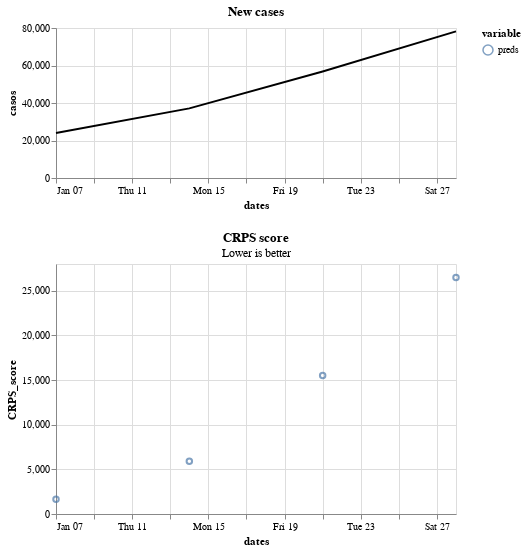

The notebook cell saved with this chart:
### Code cell
score.plot_crps()

### Figure 1 — Vega-Lite specification as saved in the notebook (floating-point values rounded to 4 significant figures)
{"config": {"view": {"continuousWidth": 300, "continuousHeight": 300}}, "vconcat": [{"data": {"name": "data-29ecc38660171da64425f75f631aaee5"}, "mark": {"type": "line"}, "encoding": {"color": {"value": "black"}, "x": {"field": "dates", "type": "temporal"}, "y": {"field": "casos", "type": "quantitative"}}, "height": 150, "title": "New cases", "width": 400}, {"layer": [{"mark": {"type": "point", "filled": false}, "encoding": {"color": {"field": "variable", "legend": {"legendX": 100}, "type": "nominal"}, "x": {"field": "dates", "type": "temporal"}, "y": {"field": "CRPS_score", "type": "quantitative"}}}, {"mark": {"type": "point"}, "encoding": {"color": {"field": "variable", "legend": {"legendX": 100}, "type": "nominal"}, "opacity": {"condition": {"param": "param_2", "value": 1, "empty": false}, "value": 0}, "x": {"field": "dates", "type": "temporal"}, "y": {"field": "CRPS_score", "type": "quantitative"}}}, {"mark": {"type": "rule", "color": "gray"}, "encoding": {"opacity": {"condition": {"param": "param_2", "value": 0.3, "empty": false}, "value": 0}, "tooltip": [{"field": "dates", "title": "Date", "type": "temporal"}, {"field": "preds", "format": ".2f", "type": "quantitative"}], "x": {"field": "dates", "type": "temporal"}}, "name": "view_2", "transform": [{"pivot": "variable", "value": "CRPS_score", "groupby": ["dates"]}]}], "data": {"name": "data-b2ecd0c075bc0001200cb1f7c8ee7d8c"}, "height": 250, "title": {"text": "CRPS score", "subtitle": "Lower is better"}, "width": 400}], "params": [{"name": "param_2", "select": {"type": "point", "fields": ["dates"], "nearest": true, "on": "pointerover"}, "views": ["view_2"]}], "$schema": "https://vega.github.io/schema/vega-lite/v5.17.0.json", "datasets": {"data-29ecc38660171da64425f75f631aaee5": [{"dates": "2024-01-07T00:00:00", "casos": 24030.0, "legend": "Data"}, {"dates": "2024-01-14T00:00:00", "casos": 37130.0, "legend": "Data"}, {"dates": "2024-01-21T00:00:00", "casos": 56830.0, "legend": "Data"}, {"dates": "2024-01-28T00:00:00", "casos": 78220.0, "legend": "Data"}], "data-b2ecd0c075bc0001200cb1f7c8ee7d8c": [{"dates": "2024-01-07T00:00:00", "variable": "preds", "CRPS_score": 1658.0}, {"dates": "2024-01-14T00:00:00", "variable": "preds", "CRPS_score": 5903.0}, {"dates": "2024-01-21T00:00:00", "variable": "preds", "CRPS_score": 15510.0}, {"dates": "2024-01-28T00:00:00", "variable": "preds", "CRPS_score": 26490.0}]}}
